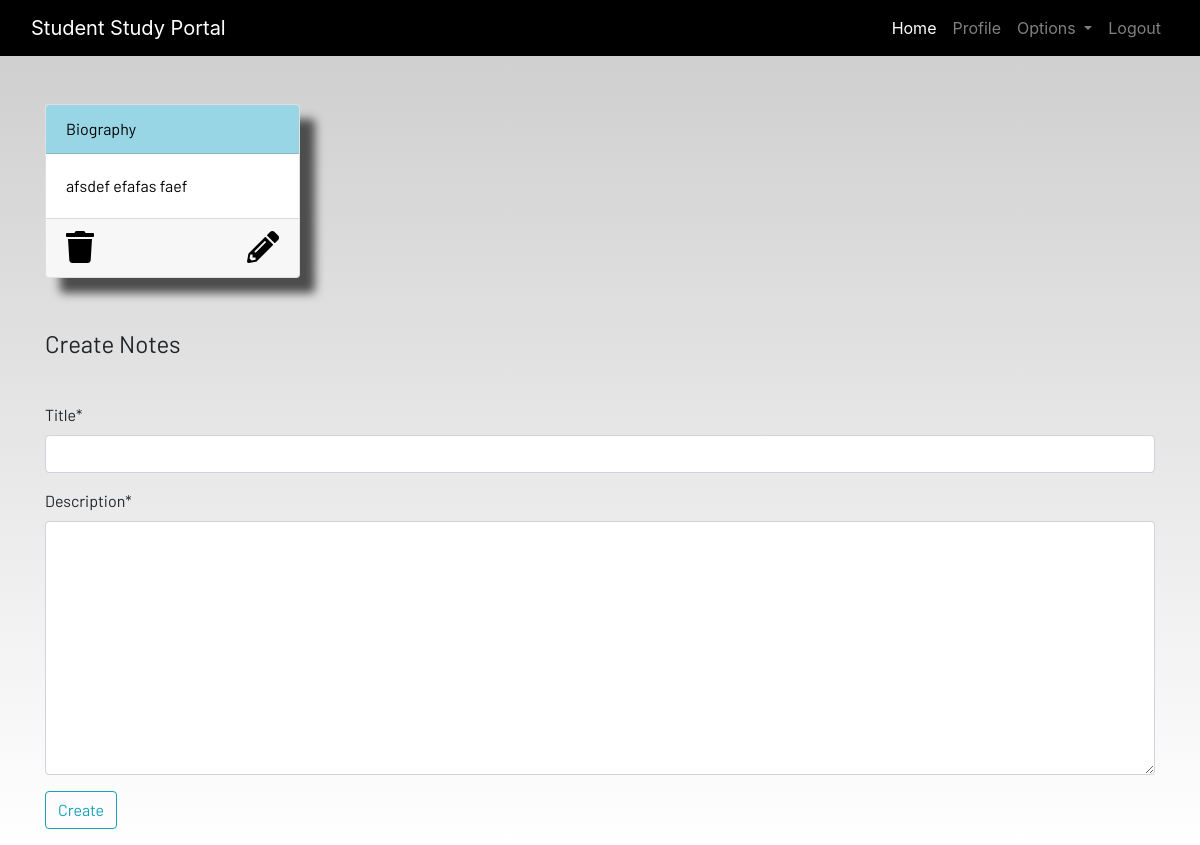
The page /notes (signed in) on the database as committed earlier.
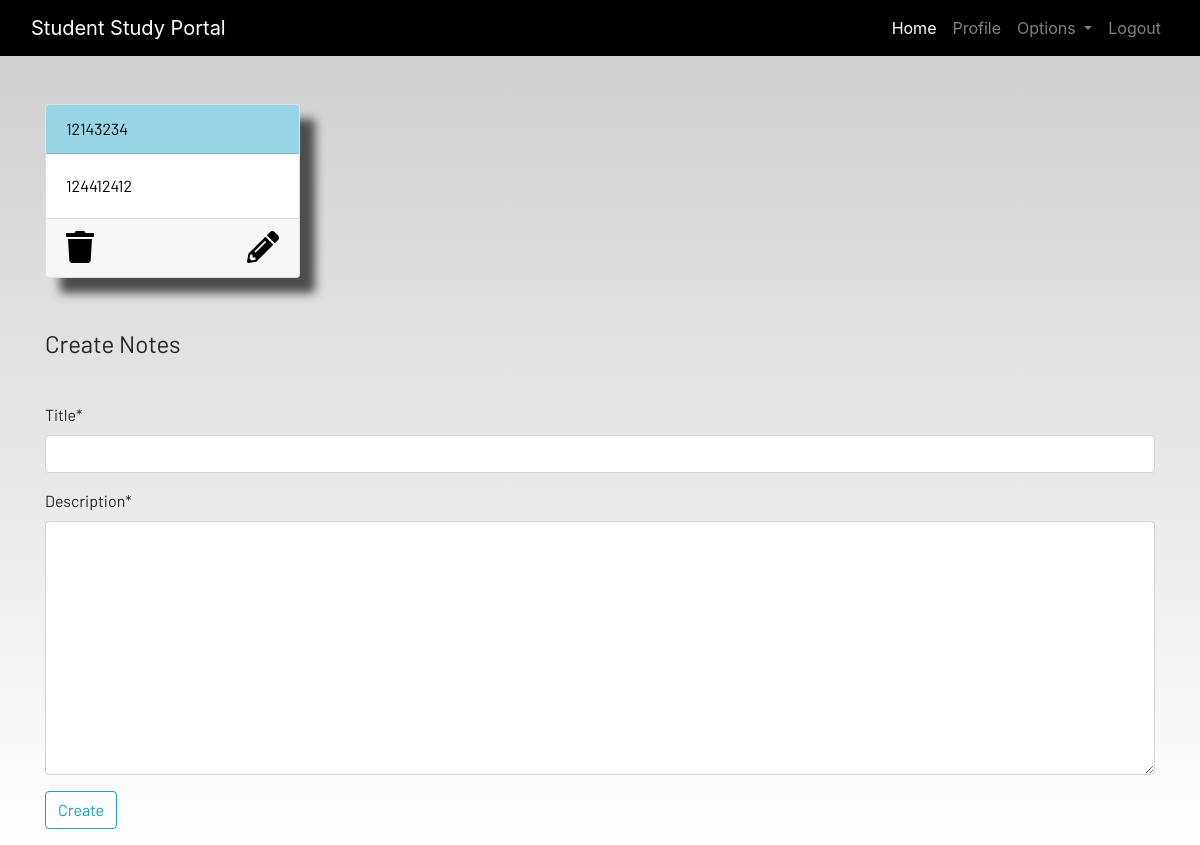
The same page on the database as committed later.
### dashboard/models.py (models this page shows, shortened)
class Notes(models.Model):
    user = models.ForeignKey(User, on_delete=models.CASCADE)
    title = models.CharField(max_length=100)
    description = models.TextField()
    class Meta:
        verbose_name = "notes"
        verbose_name_plural = "notes"

### dashboard/views.py (the view)
# urls.py: path('notes',views.notes,name='notes'),
@login_required(login_url='login')
def notes(request):
    if request.method == "POST":
        form = NotesForm(request.POST)
        if form.is_valid():
            note = form.save(commit=False)
            note.user = request.user
            note.save()
            messages.success(request, f"Notes added from {request.user.username} successfully!")
            return redirect('notes')  # Redirect to the same page
    else:
        form = NotesForm()
    notes = Notes.objects.filter(user=request.user)
    context = {'notes': notes, 'form': form}
    return render(request, 'dashboard/notes.html', context)

### dashboard/forms.py
class NotesForm(forms.ModelForm):
    class Meta:
        model = Notes
        fields =['title','description']

### dashboard/templates/dashboard/notes.html (shortened to what this page needs)
{% extends 'dashboard/base.html' %}
{% load static %}
{% load crispy_forms_tags %}
{% block content %}
<div class="container">
    <div class="row">
        {% for note in notes %}
        <div class="col-md-3">
            <a href="{% url 'notes_detail' note.id %}">
                <div class="card">
                    <div class="card-header">{{note.title}}</div>
                    <div class="card-body">{{note.description|slice:"0:100"}}</div>
                    <div class="card-footer mt-auto ">
                        <a href="{% url 'delete_note' note.id %}">
                            <i class="fa fa-trash fa-2x"></i>
                        </a>
                        <a href="{% url 'update_note' note.id %}" class="float-right">
                            <i class="fas fa-pencil-alt fa-2x"></i>
                        </a>
                    </div>
                </div>
            </a>
        </div>
        {%endfor%}
        <br><br>
    </div>
</div>
<br><br>
<div class="container">
    <form method="POST" action="{% url 'notes' %}">
        <fieldset class="form-group">
            <legend class="border-bottom mb-4">Create Notes</legend>
        </fieldset>
        {{ form|crispy }}
        <div class="form-group">
            <button class="btn btn-outline-info" type="submit">Create</button>
        </div>
    </form>
</div>
{% endblock content %}

### dashboard/templates/dashboard/base.html (shortened to what this page needs)
<!DOCTYPE html>
{% load static %}
<html lang="en">
<head>
  <link rel="stylesheet" href="https://stackpath.bootstrapcdn.com/bootstrap/4.3.1/css/bootstrap.min.css"
 />
  <link rel="stylesheet" href="https://use.fontawesome.com/releases/v5.7.2/css/all.css"
 />
  <link rel="stylesheet" href="{% static 'css/main.css' %}" />
</head>
<body>
  <header>
    <nav class="navbar navbar-expand-lg navbar-dark bg-dark">
      <div class="container-fluid">
        <a class="navbar-brand" href="{% url 'home' %}">Student Study Portal</a>
        <div class="collapse navbar-collapse justify-content-end" id="navbarSupportedContent">
          <ul class="navbar-nav mb-2 mb-lg-0">
            <li class="nav-item">
              <a class="nav-link active" aria-current="page" href="{% url 'home' %}">Home</a>
            </li>
            {% if user.is_authenticated %}
            <li class="nav-item">
              <a class="nav-link" href="{% url 'profile' %}">Profile</a>
            </li>
            <li class="nav-item dropdown">
              <a class="nav-link dropdown-toggle" href="#" id="navbarDropdown" role="button" data-toggle="dropdown"
                aria-haspopup="true" aria-expanded="false">
                Options
              </a>
            </li>
            <li class="nav-item">
              <a class="nav-link" href="{% url 'logout' %}">Logout</a>
            </li>
            {%endif%}
          </ul>
        </div>
      </div>
    </nav>
  </header>
  <br /><br />
  <main>
    {% block content %}
    {% endblock content %}
  </main>
</body>
</html>

### static/css/main.css (style rules this page uses)
html { scroll-behavior: smooth; height: 100%; width: 100%; }
main { font-family: Barlow, Quicksand, Rubik, sans-serif, serif, 'Times New Roman', Times, serif !important; }
.navbar { background-color: rgb(0, 0, 0) !important; }
.card { box-shadow: 15px 15px 10px rgb(78, 77, 77); }
a { text-decoration: none !important; color: black; }
.card-header { color: black !important; background: rgb(152, 214, 230) !important; transition: 0.3s ease-in; }
html, body { max-width: 100%; overflow-x: hidden; height: 100%; width: 100%; }
body { background: linear-gradient(rgba(0, 0, 0, 0.2), rgba(255, 255, 255, 0.5)); overflow-x: hidden; background-repeat: no-repeat; }
.card-header { background-color: rgb(133, 204, 231); }
.col-md-3 .card { width: 100%; height: 100%; }
.fa { color: black; }

Rows that differ between the two databases and show on the page:
removed Notes: title "Biography", description "afsdef efafas faef"
added Notes: title "12143234", description "124412412"
